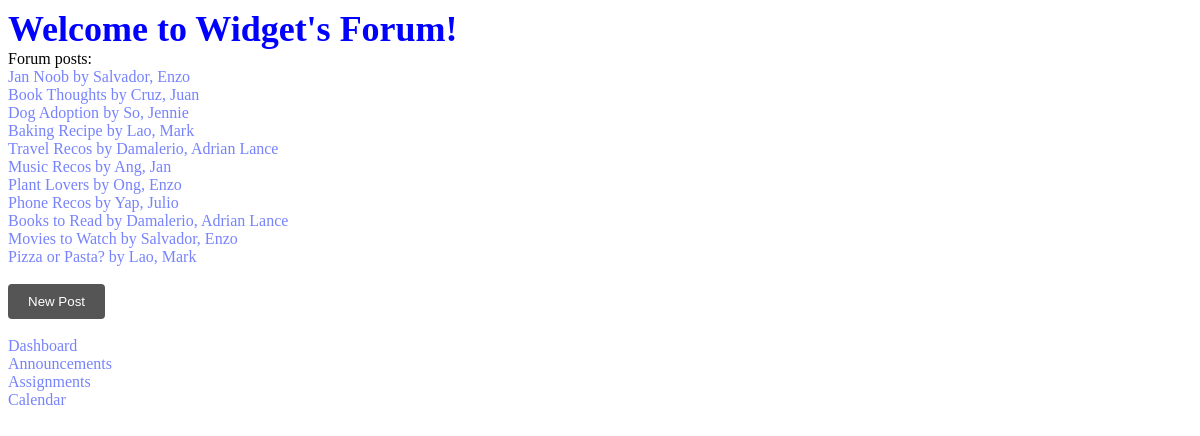
The app's page /forum/ with its own data.
### forum/models.py (models this page shows, shortened)
class ForumPost(models.Model):
    title = models.CharField(max_length = 50)
    body = models.TextField(max_length = 1000)
    author = models.ForeignKey(WidgetUser, on_delete = models.CASCADE)
    pub_datetime = models.DateTimeField("Published Date and Time", auto_now_add=True)
    def get_absolute_url(self):
        return reverse('forum:forumpost_details', kwargs={'pk':self.pk})

### dashboard/models.py (models this page shows, shortened)
class WidgetUser(models.Model):
    first_name = models.CharField(max_length = 50)
    middle_name = models.CharField(max_length = 50)
    last_name = models.CharField(max_length = 50)
    department = models.ForeignKey(Department, on_delete = models.CASCADE)

### forum/views.py (the view)
# urls.py: path('', views.forum_view, name="forumposts"),
def forum_view(request):
    forumposts = ForumPost.objects.all()
    replies = Reply.objects.all()
    return render(request, 'forum.html', {'forumposts': forumposts, 'replies': replies})

### forum/templates/forum.html (shortened to what this page needs)
{% extends 'base.html' %}
{% load static %}
{% block content %}
<h1>Welcome to Widget's Forum!</h1>
<body>
Forum posts:
{% for post in forumposts %}
    <li>
        <a href="{{ post.get_absolute_url }}">
                {{ post.title }} by {{ post.author.last_name }}, {{ post.author.first_name }}
        </a>
    </li>
{% endfor %}
</body> <br>
<form action="forumposts/add">
    <button type="submit">New Post</button>
</form> <br>
<li><a href="/dashboard">Dashboard</a> <br></li>
<li><a href="/announcements">Announcements</a> <br></li>
<li><a href="/assignments">Assignments</a> <br></li>
<li><a href="/calendar">Calendar</a> <br></li>
{% endblock %}

### static/styles.css (style rules this page uses)
li { list-style-type: none; }
h1 { font-size: 36px; font-weight: bold; margin: 0; color: blue; }
button { background-color: #555; color: white; padding: 10px 20px; border: none; border-radius: 4px; cursor: pointer; }
body { background-image: url("https://www.pngkey.com/png/full/979-9791878_cold-as-ice-but-has-a-warm-heart.png"); background-repeat: no-repeat; }
a:link { color: #7783fc; text-decoration: none; transition: 0.2s; }
@media (min-width: 308px) { body { background-position: 200px 20px; } }

### records on screen
ForumPost: title "Jan Noob", author.last_name "Salvador", author.first_name "Enzo"
ForumPost: title "Book Thoughts", author.last_name "Cruz", author.first_name "Juan"
ForumPost: title "Dog Adoption", author.last_name "So", author.first_name "Jennie"
ForumPost: title "Baking Recipe", author.last_name "Lao", author.first_name "Mark"
ForumPost: title "Travel Recos", author.last_name "Damalerio", author.first_name "Adrian Lance"
ForumPost: title "Music Recos", author.last_name "Ang", author.first_name "Jan"
ForumPost: title "Plant Lovers", author.last_name "Ong", author.first_name "Enzo"
ForumPost: title "Phone Recos", author.last_name "Yap", author.first_name "Julio"
ForumPost: title "Books to Read", author.last_name "Damalerio", author.first_name "Adrian Lance"
ForumPost: title "Movies to Watch", author.last_name "Salvador", author.first_name "Enzo"
ForumPost: title "Pizza or Pasta?", author.last_name "Lao", author.first_name "Mark"
